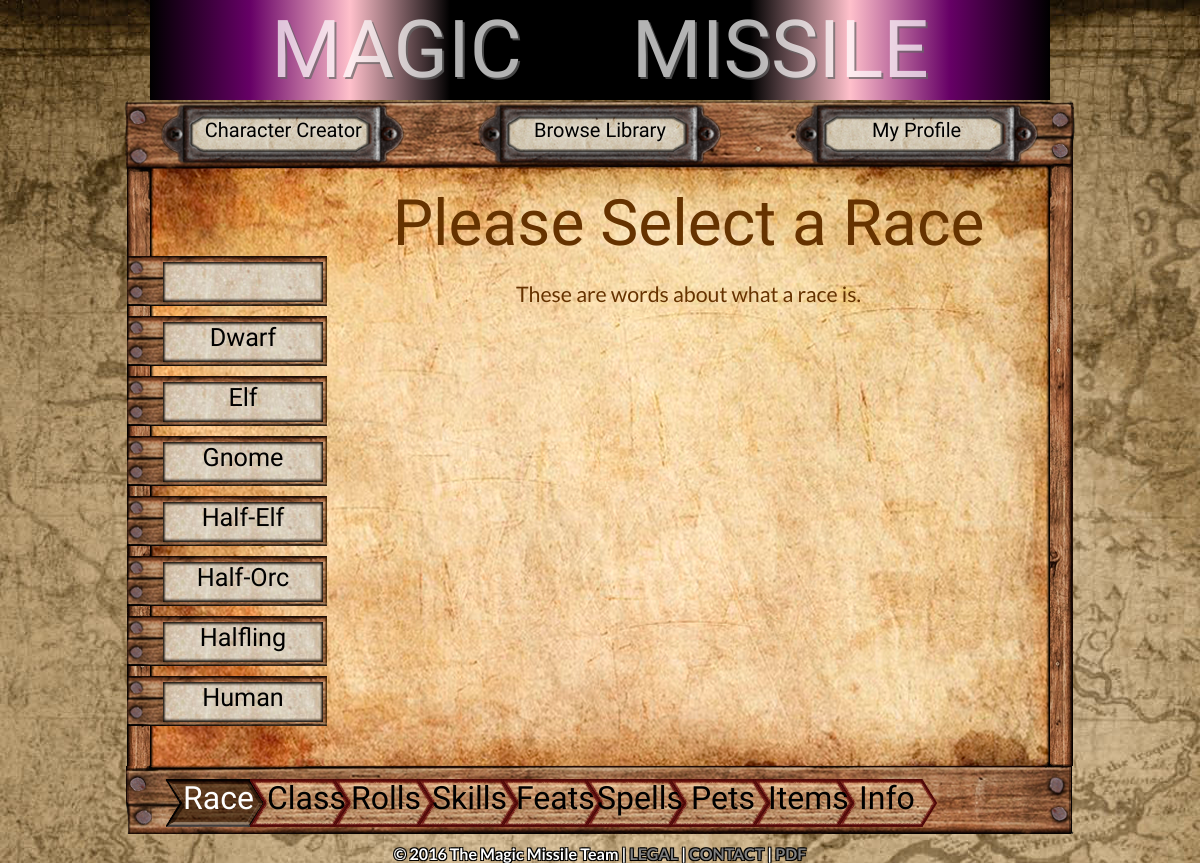
Screenshot of /character/race.php with the database file from the repository.
### tables this page shows
CREATE TABLE `race` (
  `idrace` int(11) NOT NULL,
  `race_name` varchar(45) DEFAULT NULL,
  PRIMARY KEY (`idrace`)
);

### character/race.php (the view, shortened to what this page needs)
<?php
	$query_race = "SELECT * FROM race ORDER BY `race_name` ASC";
?>
<!DOCTYPE html>
<html xmlns="http://www.w3.org/1999/xhtml" xml:lang="en" lang="en">
<head>
	<link rel="stylesheet" type="text/css" href="character.css" />
</head>
<body class="noselect">
	<?php $level=1; include('logo.php');?>
<div class="board">
	<div class="top">
		<?php $level=1; include('nav.php'); ?>
	</div>
	<div class="middle">
		<div class="content">
			<div class="left">
				<?php
					$race_results = mysql_query($query_race);
					while ($row = mysql_fetch_assoc($race_results)) {
						echo '<div class="sidebutton" id="';
						echo mb_strtolower(str_replace('-','',$row['race_name'])) . '" />';
						echo '<div class="names">';
						echo $row['race_name'] . '</div></div>';
					}
				?>
			<div class="right fade1">
				<?php
					include('race/default.php');
				?>
			</div>
	<div class="bottom">
		<?php include('progress.php') ?>
	</div>
	<div style="padding: 10px 0 0 0">
		<?php $level=1; include('footer.php'); ?>
	</div>
</body>
</html>

### character/logo.php (shortened to what this page needs)
<?php
	$times=0;
	$string='';
	while($times<$level){
		$string = $string . '../';
		$times++;;
	}
?>
<div class="logo_bound">
	<span id="Magic" class="glow2 magic_glow">MAGIC</span>
	<div id="fire_case" class="hover">
		<a href="<?php echo $string; ?>index.php"><video id="fire" src="<?php echo $string; ?>img/fire_logo.mp4" type="video/mp4" width="200px" loop autoplay></video></a>
	</div>
	<span id="Missile" class="glow2 magic_glow">MISSILE</span>
</div>

### character/nav.php (shortened to what this page needs)
<?php
	$times=0;
	$string='';
	while($times<$level){
		$string = $string . '../';
		$times++;;
	}
?>
<div class="nav">
	<a class="navtext glow" href="<?php echo $string; ?>character/"><div class="navbutton back">Character Creator</div></a>
	<a class="navtext glow" href="<?php echo $string; ?>library/"><div class="navbutton back">Browse Library</div></a>
	<a class="navtext glow" href="<?php echo $string; ?>home.php"><div class="navbutton back">My Profile</div></a>
</div>

### character/race/default.php
<div class="activity" id="default_content">
	<div class="title">
		Please Select a Race
	</div>
	<p class="welcome">
		These are words about what a race is.
	</p>
</div>

### character/progress.php (shortened to what this page needs)
<?php
	$options  = ["race", "class", "rolls", "skills", "feats", "spells", "pets", "items", "info"];
	$page_name =  basename($_SERVER['PHP_SELF']);
	$page_name = str_replace(".php", "", $page_name);
?>
<div class="progressbar">
<?php
	$here = array_search($page_name, $options);
	for ($i=0; $i < count($options); $i++) {
		echo '<div class="progressitem">
				<img src="';
					echo ($i < $here ? 'img/green.png' : ($i == $here ? 'img/selected.png' : 'img/red.png') );
		echo '" />
				<a href="' . $options[$i] . '.php" class="name' . ucfirst($options[$i]) . ' ';
		echo ($i == $here ? 'selected' : '' );
		echo '">' . ucfirst($options[$i]) .'</a>
			</div>';
	}
?>
	<div class="progressitem" id="NEXT">
	</div>
</div>

### character/footer.php (shortened to what this page needs)
<?php
	$times=0;
	$string='';
	while($times<$level){
		$string = $string . '../';
		$times++;;
	}
?>
<div id="footer" class="footerGlow">
	&copy; 2016 The Magic Missile Team
	| <a href="<?php echo $string; ?>legal.php">LEGAL</a>
	| <a href="<?php echo $string; ?>contact.php">CONTACT</a>
	| <a href="<?php echo $string; ?>results.php" target="_blank">PDF</a>
</div>

### character/character.css (style rules this page uses)
* { margin: 0; }
html { height: 100%; width: 100%; }
body { height: 100%; background-image: url('img/mapbg.jpg'); background-position: top center; background-color: #000; text-align: center; font-family: 'Kaushan Script', cursive; overflow-x: hidden; }
.noselect { -webkit-touch-callout: none; -webkit-user-select: none; -khtml-user-select: none; -moz-user-select: none; -ms-user-select: none; user-select: none; }
.board { width: 950px; margin: auto; position: relative; z-index: 1; }
.top { background-image: url("../img/top.png"); background-size: 950px 66px; height: 66px; width: 950px; }
.middle { background-image: url("../img/middle.png"); background-size: 950px 600px; height: 600px; width: 950px; }
.bottom { background-image: url("../img/bottom.png"); background-size: 950px 68px; height: 68px; width: 950px; position: relative; }
.content { width: 900px; height: 600px; margin: auto; position: relative; z-index: 1; display:flex; }
.title { font-family: 'Kaushan Script', cursive; color: #663300; text-align: center; font-size: 4em; padding: 20px 0 20px 0; }
p.welcome { color: #663300; text-align: center; font-family: 'Lato', sans-serif; font-size: 16pt; padding: 0 50px 0 50px; }
.glow { text-shadow: 0 0 10px #fff; }
.glow2 { text-shadow: -1px -1px 0 #fff, 1px -1px 0 #fff, -1px 1px 0 #fff, 1px 1px 0 #fff; }

### character/race.php (style rules this page uses)
.sidebutton { background-image: url("../img/side_button.png"); background-size: 200px 50px; background-repeat: no-repeat; width: 200px; height:50px; border: 0px groove #666; font-size: 1.75em; font-family: 'Kaushan Script', cursive; margin: 10px 0 10px -23px; cursor: pointer; position: relative; }
.names { font-size: 0.9em; text-align: center; width: 158px; height: 38px; position: absolute; right: 5px; top: 7px; }
.activity { display: none; }
.left { width:177px; padding: 80px 0 0 0; }
.right { width:723px; height:100%; padding:0; }

### character/logo.php (style rules this page uses)
#fire_case { height: 100px; width: 70px; overflow: hidden; position: relative; z-index: 2; }
#fire { margin: -115px 0 0 -70px; }
.logo_bound { width: 900px; height: 100px; margin: auto; background-color: #000; display: flex; flex-direction: row; justify-content: center; align-items: center; position: relative; z-index: 0; background: red; background: -webkit-linear-gradient(left,white,black,white); background: -o-linear-gradient(left,white,black,white); background: -moz-linear-gradient(left,white,black,white); background: linear-gradient(to left,#000,#660066,pink, black,black,black, black,pink,#660066,#000); }
#Magic, #Missile { color: #fff; font-size: 5em; font-family: 'Aladin', cursive; margin: 0 20px 0 20px; opacity: 0.7; text-shadow: 2px 2px #666; }
.magic_glow { animation-name: magic_glow; animation-duration: 3s; animation-iteration-count: infinite; }
.hover { animation-name: hover; animation-duration: 6s; animation-iteration-count: infinite; transition-timing-function: linear; }

### character/progress.php (style rules this page uses)
.progressbar { color: #000; display: flex; flex-direction: row; flex-wrap: no-wrap; justify-content: center; align-items: center; position: absolute; left: 40px; top: 8px; }
.progressitem { font-size: 2em; background: transparent; text-align: center; width: 84px; position: relative; }
.nameInfo, .namePets { color: #000; position: absolute; top: 1px; left: 22px; text-decoration: none; }
.nameRace, .nameClass, .nameRolls { color: #000; position: absolute; top: 1px; left: 18px; text-decoration: none; }
.nameSkills, .nameFeats, .nameItems { color: #000; position: absolute; top: 1px; left: 15px; text-decoration: none; }
.nameSpells { color: #000; position: absolute; top: 1px; left: 12px; text-decoration: none; }
.selected { color: #fff; }

### character/footer.php (style rules this page uses)
#footer { font-family: 'Lato', sans-serif; font-size:1em; font-weight: bold; color: #fff; }
.footerGlow { text-shadow: -1px -1px 0 #000, 1px -1px 0 #000, -1px 1px 0 #000, 1px 1px 0 #000; }
a { color: gray; text-decoration: none; }

### rows the page displays
race: race_name "Dwarf"
race: race_name "Elf"
race: race_name "Gnome"
race: race_name "Half-Elf"
race: race_name "Half-Orc"
race: race_name "Halfling"
race: race_name "Human"

### other values shown
$options[$i] "Race"
$options[$i] "Class"
$options[$i] "Rolls"
$options[$i] "Skills"
$options[$i] "Feats"
$options[$i] "Spells"
$options[$i] "Pets"
$options[$i] "Items"
$options[$i] "Info"
